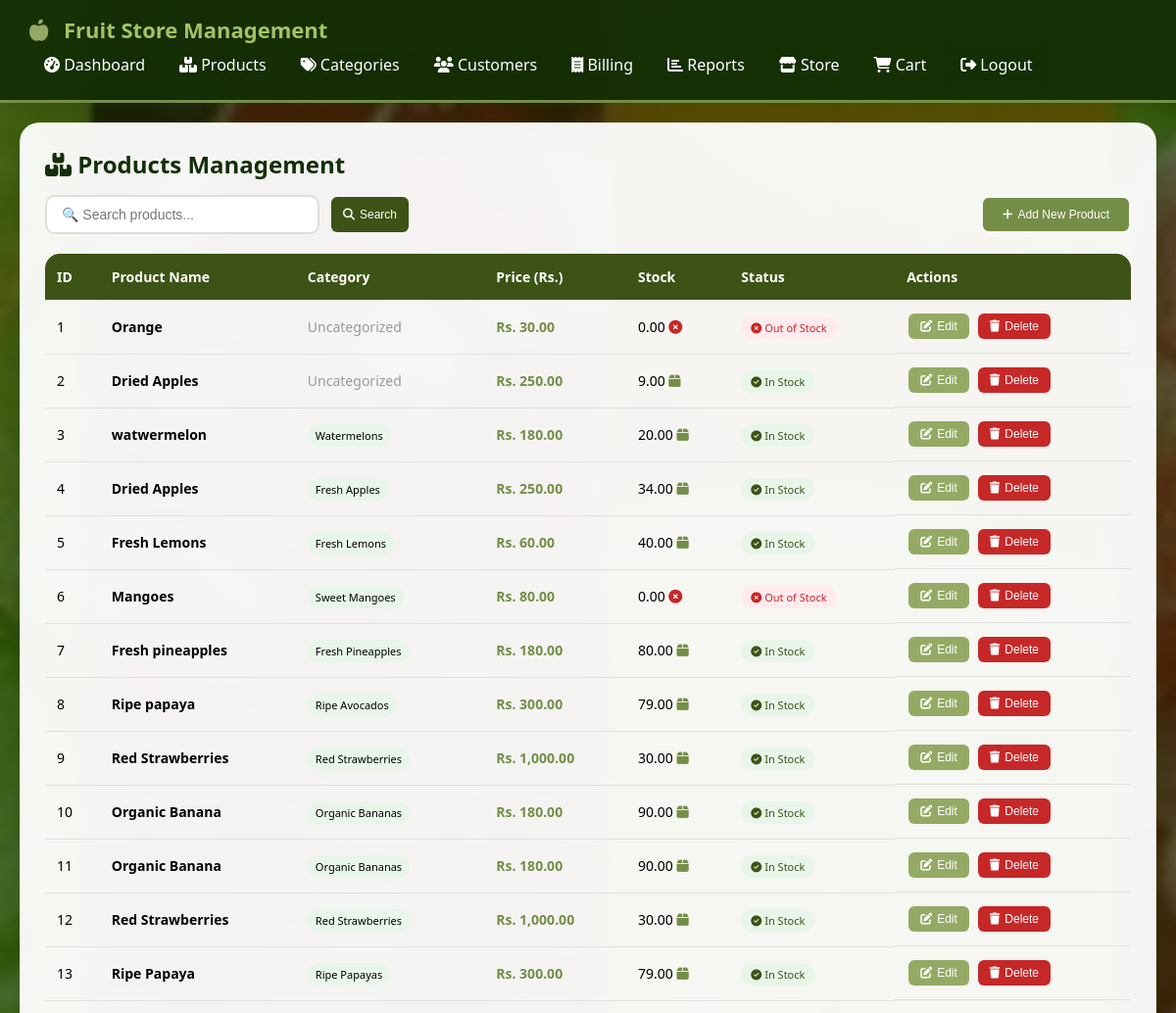
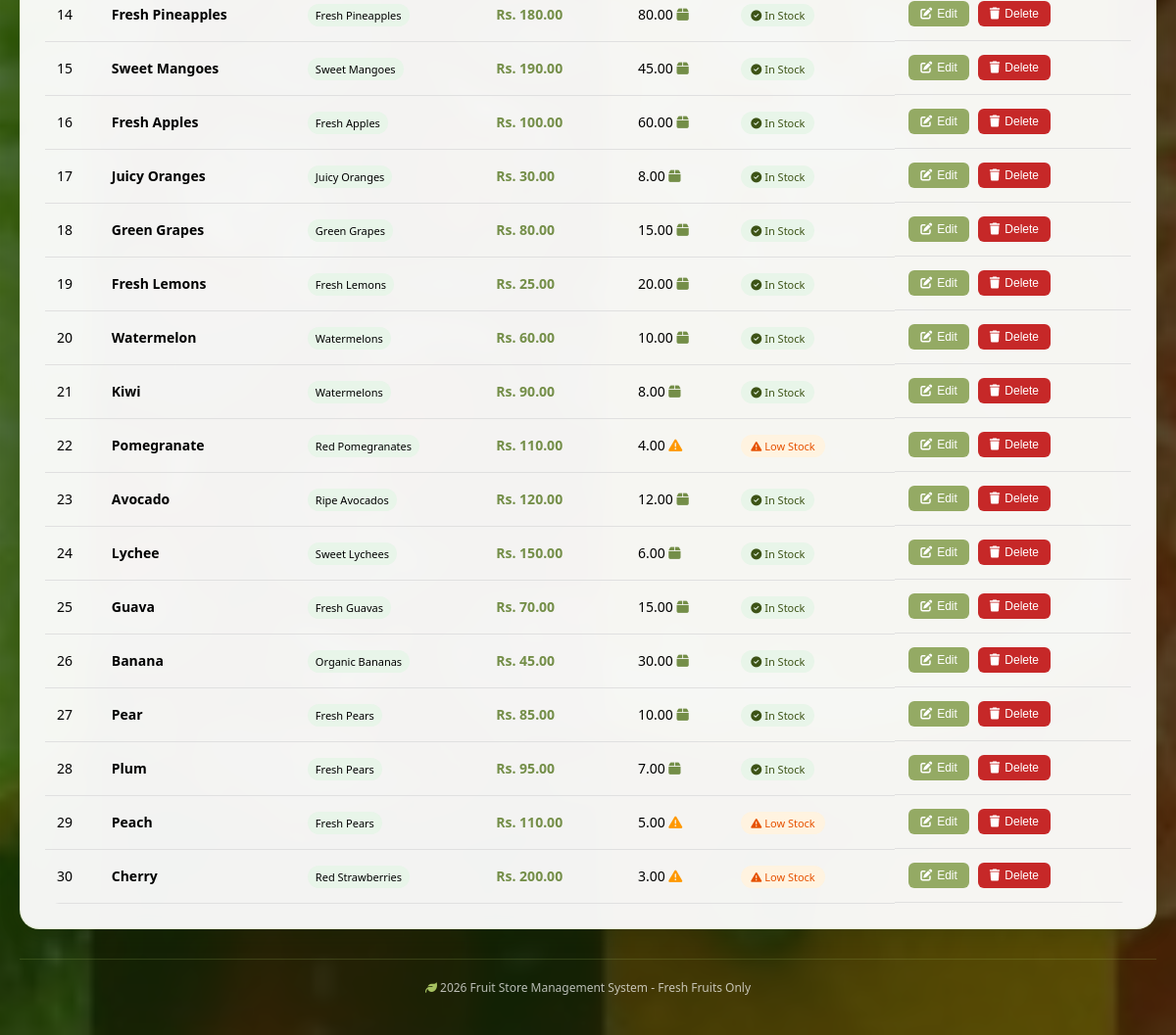
/pages/products.php (signed in), run on the app's committed database (2 pictures, top to bottom).
### tables this page shows
CREATE TABLE `products` (
  `id` int(11) NOT NULL,
  `name` varchar(100) NOT NULL,
  `category_id` int(11) DEFAULT NULL,
  `price` decimal(10,2) DEFAULT 0.00,
  `stock` decimal(10,2) DEFAULT 0.00,
  `expiry_date` date DEFAULT NULL,
  `min_stock_level` int(11) DEFAULT 10,
  `created_at` timestamp NOT NULL DEFAULT current_timestamp(),
  `product_image` varchar(255) DEFAULT 'default-fruit.png',
  `store_id` int(11) DEFAULT 1,
  `barcode` varchar(50) DEFAULT NULL
);

CREATE TABLE `categories` (
  `id` int(11) NOT NULL,
  `name` varchar(50) NOT NULL,
  `description` text DEFAULT NULL,
  `created_at` timestamp NOT NULL DEFAULT current_timestamp(),
  `icon` varchar(50) DEFAULT 'fa-tag'
);

### pages/products.php (the view, shortened to what this page needs)
<?php
require_once __DIR__ . '/../config/database.php';
$search = isset($_GET['search']) ? mysqli_real_escape_string($conn, $_GET['search']) : '';
if($search) {
    $products = mysqli_query($conn, "SELECT p.*, c.name as category_name FROM products p LEFT JOIN categories c ON p.category_id = c.id WHERE p.name LIKE '%$search%' ORDER BY p.id ASC");
} else {
    $products = mysqli_query($conn, "SELECT p.*, c.name as category_name FROM products p LEFT JOIN categories c ON p.category_id = c.id ORDER BY p.id ASC");
}
?>
<!DOCTYPE html>
<html>
<head>
    <link rel="stylesheet" href="https://cdnjs.cloudflare.com/ajax/libs/font-awesome/6.4.0/css/all.min.css">
    <link rel="stylesheet" href="../css/style.css">
</head>
<body>
    <div class="navbar">
        <div class="logo">
            <i class="fas fa-apple-alt"></i> Fruit Store Management
        </div>
        <div class="nav-links">
            <a href="dashboard.php"><i class="fas fa-tachometer-alt"></i> Dashboard</a>
            <a href="products.php"><i class="fas fa-boxes"></i> Products</a>
            <a href="categories.php"><i class="fas fa-tags"></i> Categories</a>
            <a href="customers.php"><i class="fas fa-users"></i> Customers</a>
            <a href="billing.php"><i class="fas fa-receipt"></i> Billing</a>
            <a href="reports.php"><i class="fas fa-chart-bar"></i> Reports</a>
            <a href="store.php"><i class="fas fa-store"></i> Store</a>
            <a href="cart.php">
                <i class="fas fa-shopping-cart"></i> Cart
            </a>
            <a href="logout.php" class="logout"><i class="fas fa-sign-out-alt"></i> Logout</a>
        </div>
    </div>
    <div class="container">
        <div class="card">
            <h2><i class="fas fa-boxes"></i> Products Management</h2>
            <div class="search-section">
                <form method="GET" style="display: flex; gap: 10px;">
                    <input type="text" name="search" class="search-box" placeholder="🔍 Search products..." value="<?php echo htmlspecialchars($search); ?>">
                    <button type="submit" class="btn btn-search"><i class="fas fa-search"></i> Search</button>
                </form>
                <button class="btn btn-add" onclick="showAddModal()">
                    <i class="fas fa-plus"></i> Add New Product
                </button>
            </div>
            <div class="table-wrapper">
                <table>
                    <thead>
                        <tr>
                            <th>ID</th>
                            <th>Product Name</th>
                            <th>Category</th>
                            <th>Price (Rs.)</th>
                            <th>Stock</th>
                            <th>Status</th>
                            <th>Actions</th>
                        </tr>
                    </thead>
                    <tbody>
                        <?php if(mysqli_num_rows($products) > 0): ?>
                            <?php
                            $count = 1;
                            while($row = mysqli_fetch_assoc($products)):
                            ?>
                            <tr>
                                <td><?php echo $count; ?></td>
                                <td><strong><?php echo htmlspecialchars($row['name']); ?></strong></td>
                                <td>
                                    <?php if($row['category_name']): ?>
                                        <span style="background:#e8f5e9; padding:4px 8px; border-radius:12px; font-size:11px;">
                                            <?php echo htmlspecialchars($row['category_name']); ?>
                                        </span>
                                    <?php else: ?>
                                        <span style="color:#999;">Uncategorized</span>
                                    <?php endif; ?>
                                </td>
                                <td class="price-cell">Rs. <?php echo number_format($row['price'], 2); ?></td>
                                <td>
                                    <?php echo $row['stock']; ?>
                                    <?php if($row['stock'] <= 5 && $row['stock'] > 0): ?>
                                        <i class="fas fa-exclamation-triangle" style="color:#ff9800;"></i>
                                    <?php elseif($row['stock'] <= 0): ?>
                                        <i class="fas fa-times-circle" style="color:#c62828;"></i>
                                    <?php else: ?>
                                        <i class="fas fa-box" style="color:var(--asparagus);"></i>
                                    <?php endif; ?>
                                </td>
                                <td>
                                    <?php if($row['stock'] <= 0): ?>
                                        <span style="background:#ffebee; color:#c62828; padding:4px 10px; border-radius:20px; font-size:11px;">
                                            <i class="fas fa-times-circle"></i> Out of Stock
                                        </span>
                                    <?php elseif($row['stock'] <= 5): ?>
                                        <span style="background:#fff3e0; color:#e65100; padding:4px 10px; border-radius:20px; font-size:11px;">
                                            <i class="fas fa-exclamation-triangle"></i> Low Stock
                                        </span>
                                    <?php else: ?>
                                        <span style="background:#e8f5e9; color:var(--clover); padding:4px 10px; border-radius:20px; font-size:11px;">
                                            <i class="fas fa-check-circle"></i> In Stock
                                        </span>
                                    <?php endif; ?>
                                </td>
                                <td class="action-buttons">
                                    <button class="btn btn-edit" onclick='editProduct(<?php echo $row['id']; ?>, "<?php echo addslashes($row['name']); ?>", <?php echo $row['price']; ?>, <?php echo $row['stock']; ?>)'>
                                        <i class="fas fa-edit"></i> Edit
                                    </button>
                                    <button class="btn btn-delete" onclick='deleteProduct(<?php echo $row['id']; ?>)'>
                                        <i class="fas fa-trash"></i> Delete
                                    </button>
                                </td>
                            </tr>
                            <?php
                            $count++;
                            endwhile;
                            ?>
                        <?php endif; ?>
                    </tbody>
                </table>
            </div>
        </div>
        <div class="footer">
            <i class="fas fa-leaf"></i> <?php echo date('Y'); ?> Fruit Store Management System - Fresh Fruits Only
        </div>
    </div>
</body>
</html>

### css/style.css (style rules this page uses)
:root { --pine-tree: #132F06; --clover: #3D5316; --dilley: #5B7341; --asparagus: #748E48; --green-smoke: #94AA64; --celery: #A6C261; --primary: #3D5316; --primary-dark: #132F06; --primary-light: #5B7341; --success: #748E48; --warning: #94AA64; --info: #A6C261; --white: #FFFFFF; --light-gray: #F5F5F5; --gray: #888888; --dark: #333333; --shadow: rgba(19, 47, 6, 0.2); }
* { margin: 0; padding: 0; box-sizing: border-box; }
body { font-family: 'Segoe UI', Tahoma, Geneva, Verdana, sans-serif; background: var(--light-gray); min-height: 100vh; position: relative; }
body::before { content: ''; position: fixed; top: 0; left: 0; width: 100%; height: 100%; background-image: url('../image/png6.jpeg'); background-size: cover; background-position: center; background-repeat: no-repeat; z-index: -2; }
body::after { content: ''; position: fixed; top: 0; left: 0; width: 100%; height: 100%; background: rgba(19, 47, 6, 0.7); z-index: -1; }
.container { padding: 20px; max-width: 1400px; margin: 0 auto; }
.navbar { background: rgba(19, 47, 6, 0.95); backdrop-filter: blur(10px); padding: 15px 30px; color: white; display: flex; justify-content: space-between; align-items: center; flex-wrap: wrap; box-shadow: 0 2px 15px rgba(19, 47, 6, 0.3); position: sticky; top: 0; z-index: 100; border-bottom: 2px solid var(--asparagus); }
.navbar .logo { font-size: 22px; font-weight: bold; color: var(--celery); }
.navbar .logo i { margin-right: 10px; color: var(--green-smoke); }
.navbar a { color: white; text-decoration: none; padding: 8px 15px; border-radius: 8px; transition: all 0.3s; }
.navbar .logout { background: var(--pine-tree); border-radius: 8px; }
.nav-links { display: flex; flex-wrap: wrap; gap: 5px; align-items: center; }
.card { background: rgba(255, 255, 255, 0.95); backdrop-filter: blur(10px); padding: 25px; border-radius: 20px; box-shadow: 0 5px 20px var(--shadow); border: 1px solid rgba(166, 194, 97, 0.2); transition: all 0.3s; }
.card h2, .card h3, .card h4 { color: var(--pine-tree); }
.btn { padding: 10px 25px; border: none; border-radius: 10px; font-weight: 600; cursor: pointer; transition: all 0.3s; display: inline-flex; align-items: center; gap: 8px; font-size: 14px; }
.btn-edit { background: var(--green-smoke); color: white; }
.btn-delete { background: #c62828; color: white; }
.btn-add { background: var(--asparagus); color: white; }
table { width: 100%; border-collapse: collapse; font-size: 14px; }
th { background: var(--clover); color: white; padding: 14px 12px; text-align: left; font-weight: 600; }
td { padding: 12px; border-bottom: 1px solid #e0e0e0; vertical-align: middle; }
.footer { text-align: center; padding: 20px; color: rgba(255,255,255,0.7); font-size: 12px; border-top: 1px solid rgba(166, 194, 97, 0.2); margin-top: 30px; }
.footer i { color: var(--celery); }

### data on the page
products: name "Orange", shows "Uncategorized", price "30.00", stock "0.00", shows "Out of Stock"
products: name "Dried Apples", shows "Uncategorized", price "250.00", stock "9.00", shows "In Stock"
products: name "watwermelon", category.name "Watermelons", price "180.00", stock "20.00", shows "In Stock"
products: name "Dried Apples", category.name "Fresh Apples", price "250.00", stock "34.00", shows "In Stock"
products: name "Fresh Lemons", category.name "Fresh Lemons", price "60.00", stock "40.00", shows "In Stock"
products: name "Mangoes", category.name "Sweet Mangoes", price "80.00", stock "0.00", shows "Out of Stock"
products: name "Fresh pineapples", category.name "Fresh Pineapples", price "180.00", stock "80.00", shows "In Stock"
products: name "Ripe papaya", category.name "Ripe Avocados", price "300.00", stock "79.00", shows "In Stock"
products: name "Red Strawberries", category.name "Red Strawberries", price "1,000.00", stock "30.00", shows "In Stock"
products: name "Organic Banana", category.name "Organic Bananas", price "180.00", stock "90.00", shows "In Stock"
products: name "Organic Banana", category.name "Organic Bananas", price "180.00", stock "90.00", shows "In Stock"
products: name "Red Strawberries", category.name "Red Strawberries", price "1,000.00", stock "30.00", shows "In Stock"
products: name "Ripe Papaya", category.name "Ripe Papayas", price "300.00", stock "79.00", shows "In Stock"
products: name "Fresh Pineapples", category.name "Fresh Pineapples", price "180.00", stock "80.00", shows "In Stock"
products: name "Sweet Mangoes", category.name "Sweet Mangoes", price "190.00", stock "45.00", shows "In Stock"
products: name "Fresh Apples", category.name "Fresh Apples", price "100.00", stock "60.00", shows "In Stock"
products: name "Juicy Oranges", category.name "Juicy Oranges", price "30.00", stock "8.00", shows "In Stock"
products: name "Green Grapes", category.name "Green Grapes", price "80.00", stock "15.00", shows "In Stock"
products: name "Fresh Lemons", category.name "Fresh Lemons", price "25.00", stock "20.00", shows "In Stock"
products: name "Watermelon", category.name "Watermelons", price "60.00", stock "10.00", shows "In Stock"
products: name "Kiwi", category.name "Watermelons", price "90.00", stock "8.00", shows "In Stock"
products: name "Pomegranate", category.name "Red Pomegranates", price "110.00", stock "4.00", shows "Low Stock"
products: name "Avocado", category.name "Ripe Avocados", price "120.00", stock "12.00", shows "In Stock"
products: name "Lychee", category.name "Sweet Lychees", price "150.00", stock "6.00", shows "In Stock"
products: name "Guava", category.name "Fresh Guavas", price "70.00", stock "15.00", shows "In Stock"
products: name "Banana", category.name "Organic Bananas", price "45.00", stock "30.00", shows "In Stock"
products: name "Pear", category.name "Fresh Pears", price "85.00", stock "10.00", shows "In Stock"
products: name "Plum", category.name "Fresh Pears", price "95.00", stock "7.00", shows "In Stock"
products: name "Peach", category.name "Fresh Pears", price "110.00", stock "5.00", shows "Low Stock"
products: name "Cherry", category.name "Red Strawberries", price "200.00", stock "3.00", shows "Low Stock"
